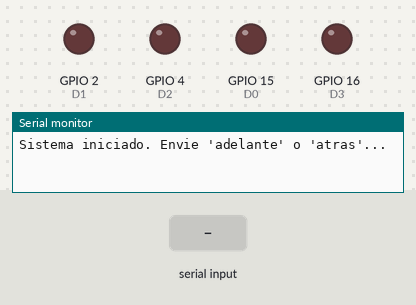
A program run on a simulated ESP32. Parts: output pins drawn as LEDs (lit = HIGH), the last lines printed to the serial monitor. Inputs (shaded band) come from the test bench.

Above: at 1.2 s.
1.3 s: "adelante\n" received over Serial
At 2.2 s:
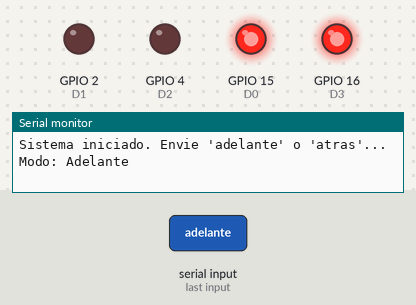
2.8 s: "atras\n" received over Serial
At 3.3 s:
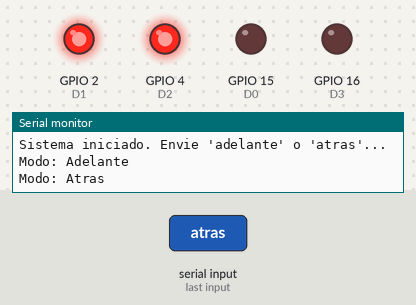
Timing chart, 0 to 5.8 s (numbered marks = the images above; inputs shaded):
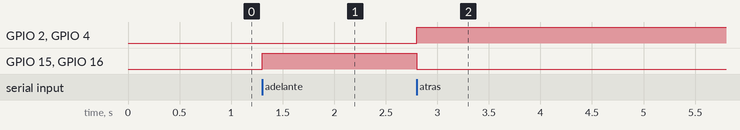

Measured:
- after the input at 1.3 s, GPIO 15 (D0), GPIO 16 (D3): LOW → HIGH at once
- after the input at 2.8 s, GPIO 2 (D1), GPIO 4 (D2): LOW → HIGH at once; GPIO 15 (D0), GPIO 16 (D3): HIGH → LOW at once

The program:

main.cpp
```cpp
#include <Arduino.h>

#define D0 15
#define D1 2
#define D2 4
#define D3 16

// Buffer para recepción de comandos
const byte TAM_BUFFER = 20;
char buffer[TAM_BUFFER];
String comandoRecibido = "";
String ultimoEstadoValido = "";

// Temporización
unsigned long Millis_Anterior = 0;
const unsigned long interval = 10;

//Prototipos de funciones
void procesarComando(char* datos);
void resetLEDs();

void setup() {
  pinMode(D0, OUTPUT);
  pinMode(D1, OUTPUT);
  pinMode(D2, OUTPUT);
  pinMode(D3, OUTPUT);
  Serial.begin(115200);
  resetLEDs();
  Serial.println("Sistema iniciado. Envie 'adelante' o 'atras'...");
}

void loop() {
  unsigned long Millis_Actual = millis();

  if (Millis_Actual - Millis_Anterior >= interval) {
    Millis_Anterior = Millis_Actual;

    if (Serial.available() > 0) {
      // Limpiar buffer y variables
      memset(buffer, 0, TAM_BUFFER); //función de la biblioteca estándar de C (<string.h>) que se utiliza para llenar un bloque de memoria con un valor específico.
      comandoRecibido = "";

      // Leer datos disponibles
      size_t bytesLeidos = Serial.readBytesUntil('\n', buffer, TAM_BUFFER-1);

      if (bytesLeidos > 0) {
        procesarComando(buffer);
      }
    }
  }
}

void procesarComando(char* datos) {
  comandoRecibido = String(datos);
  comandoRecibido.toLowerCase();
  comandoRecibido.trim(); //método de la clase String en Arduino que se utiliza para eliminar espacios en blanco y otros caracteres de control del inicio y final de una cadena de texto.

  if (comandoRecibido == "adelante") {
    Serial.println("Modo: Adelante");
    digitalWrite(D0, HIGH);
    digitalWrite(D1, LOW);
    digitalWrite(D2, LOW);
    digitalWrite(D3, HIGH);
    ultimoEstadoValido = "adelante";
  }
  else if (comandoRecibido == "atras") {
    Serial.println("Modo: Atras");
    digitalWrite(D0, LOW);
    digitalWrite(D1, HIGH);
    digitalWrite(D2, HIGH);
    digitalWrite(D3, LOW);
    ultimoEstadoValido = "atras";
  }
  else if (ultimoEstadoValido == "") {
    resetLEDs();
  }
}

void resetLEDs() {
  digitalWrite(D0, LOW);
  digitalWrite(D1, LOW);
  digitalWrite(D2, LOW);
  digitalWrite(D3, LOW);
}
```
